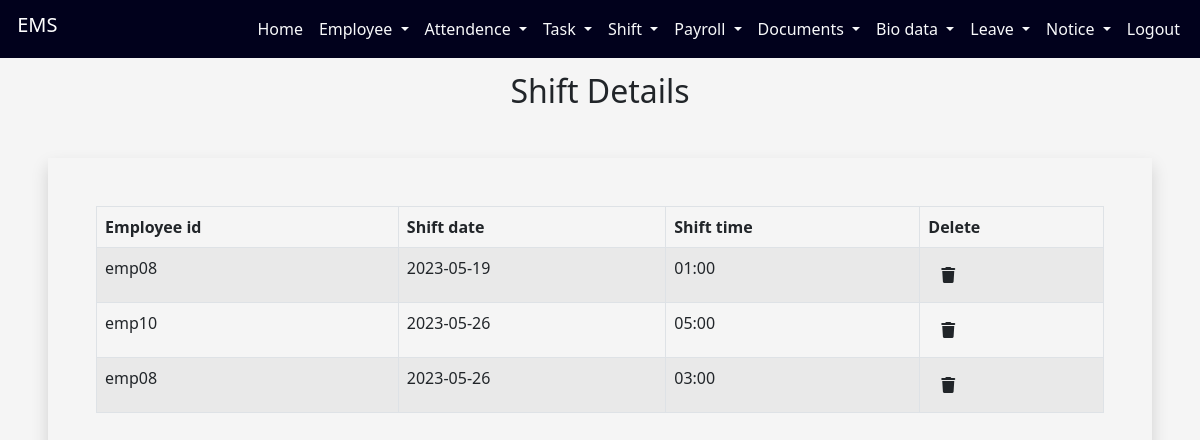
The app's page /employeeapp/shiftdetails/ with its own data.
### employeeapp/models.py (models this page shows, shortened)
class shiftmodel(models.Model):
    employeeid = models.IntegerField()
    empid = models.CharField(max_length=10)
    shiftdate=models.CharField(max_length=20)
    shifttime=models.CharField(max_length=10)

### employeeapp/views.py (the view)
# urls.py: path('shiftdetails/',shiftdetails),
def shiftdetails(request):
    a=shiftmodel.objects.all()
    emid=[]
    sfdy=[]
    sftm=[]
    eip=[]
    for i in a:
        id=i.id
        eip.append(id)
        ed=i.empid
        emid.append(ed)
        sd=i.shiftdate
        sfdy.append(sd)
        st=i.shifttime
        sftm.append(st)
    mylist=zip(emid,sfdy,sftm,eip)
    return render(request,"shiftdetails.html",{"mylist":mylist})

### employeeapp/templates/shiftdetails.html (shortened to what this page needs)
<!DOCTYPE html>
<html lang="en">
{% load static %}
<head>
  <link href="https://cdn.jsdelivr.net/npm/bootstrap@5.0.2/dist/css/bootstrap.min.css" rel="stylesheet">
</head>
<body style="background-color:whitesmoke;">
<div class="container-fluid">
            <nav class="navbar navbar-expand-lg fixed-top ">
                <div class="container-fluid">
                  <h1 class="navbar-brand"  id="h">&nbsp;EMS</h1>
                  <div class="d-flex">
                  <div class="collapse navbar-collapse" id="navbarSupportedContent">
<ul class="navbar-nav me-auto mb-2 mb-lg-0">
       <li class="nav-item">
         <a class="nav-link text-light" href="http://127.0.0.1:8000/employeeapp/adminprofile/">Home</a>
       </li>
  <li class="nav-item dropdown">
        <a class="nav-link text-light dropdown-toggle" href="#" id="navbarDropdown" role="button" data-bs-toggle="dropdown" aria-expanded="false">
               Employee
        </a>
                    </li>
                   <li class="nav-item dropdown">
                      <a class="nav-link text-light dropdown-toggle" href="#" id="navbarDropdown" role="button" data-bs-toggle="dropdown" aria-expanded="false">
                                  Attendence
                                </a>
                              </li>
                              <li class="nav-item dropdown">
                                <a class="nav-link text-light dropdown-toggle" href="#" id="navbarDropdown" role="button" data-bs-toggle="dropdown" aria-expanded="false">
                                  Task
                                </a>
                              </li>
                              <li class="nav-item dropdown">
                                <a class="nav-link text-light dropdown-toggle" href="#" id="navbarDropdown" role="button" data-bs-toggle="dropdown" aria-expanded="false">
                                  Shift
                                </a>
                              </li>
                              <li class="nav-item dropdown">
                                <a class="nav-link text-light dropdown-toggle" href="#" id="navbarDropdown" role="button" data-bs-toggle="dropdown" aria-expanded="false">
                                  Payroll
                                </a>
                              </li>
                              <li class="nav-item dropdown">
                                <a class="nav-link text-light dropdown-toggle" href="#" id="navbarDropdown" role="button" data-bs-toggle="dropdown" aria-expanded="false">
                                 Documents
                                </a>
                              </li>
                         <li class="nav-item dropdown">
                                <a class="nav-link text-light dropdown-toggle" href="#" id="navbarDropdown" role="button" data-bs-toggle="dropdown" aria-expanded="false">
                                 Bio data
                                </a>
                              </li>
                              <li class="nav-item dropdown">
                                <a class="nav-link text-light dropdown-toggle" href="#" id="navbarDropdown" role="button" data-bs-toggle="dropdown" aria-expanded="false">
                                 Leave
                                </a>
                              </li>
                              <li class="nav-item dropdown">
                                <a class="nav-link text-light dropdown-toggle" href="#" id="navbarDropdown" role="button" data-bs-toggle="dropdown" aria-expanded="false">
                                 Notice
                                </a>
                              </li>
                            <li class="nav-item">
                              <a class="nav-link text-light" href="http://127.0.0.1:8000/employeeapp/adminlogout/">Logout</a>
                            </li>
                          </ul>
                      </div>
                      </div>
                 </div>
        </nav>
        </div> <br><br><br>
<div class="container">
  <h2 align="center" style="font-family:'Segoe UI', Tahoma, Geneva, Verdana, sans-serif">Shift Details</h2>
</div>
<div class="shadow m-5 p-5" style="overflow: auto">
<table class="table table-hover table-condensed table-striped table-bordered">
      <thead>
        <tr>
          <th>Employee id</th>
          <th>Shift date</th>
          <th>Shift time</th>
            <th>Delete</th>
        </tr>
      </thead>
      <tbody>
{% for i,j,k,l in mylist %}
        <tr>
          <td>{{i}}</td>
          <td>{{j}}</td>
          <td>{{k}}</td>
            <td> <a href="http://127.0.0.1:8000/employeeapp/shiftdelete/{{l}}" class="btn" style="text-decoration:none;"><i class="fa-solid fa-trash"></i></a></td>
        </tr>
{% endfor %}
      </tbody>
    </table>
    </div>
  </body>
</html>

### employeeapp/templates/shiftdetails.html (style rules this page uses)
.navbar { background-color:rgb(1, 1, 28); }
#h { color:white; }

### records on screen
shiftmodel: mylist "emp08", mylist "2023-05-19", mylist "01:00"
shiftmodel: mylist "emp10", mylist "2023-05-26", mylist "05:00"
shiftmodel: mylist "emp08", mylist "2023-05-26", mylist "03:00"
